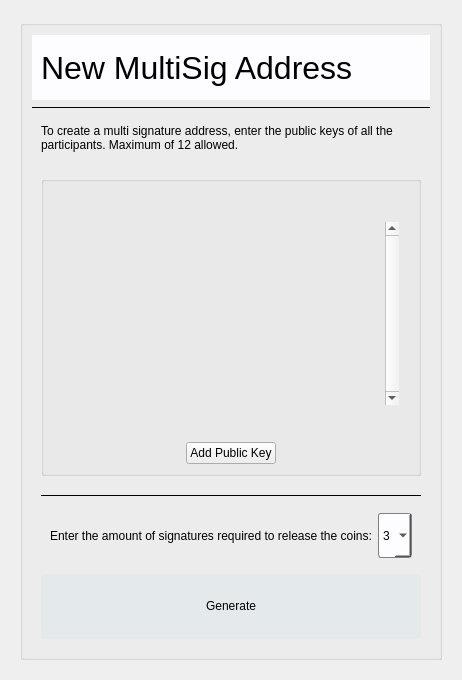
         <widget class="QWidget" name="multisig_create_page">
          <layout class="QGridLayout" name="gridLayout_29">
           <item row="0" column="0">
            <widget class="QFrame" name="frame_24">
             <property name="frameShape">
              <enum>QFrame::NoFrame</enum>
             </property>
             <property name="frameShadow">
              <enum>QFrame::Raised</enum>
             </property>
             <layout class="QGridLayout" name="gridLayout_30">
              <item row="0" column="0">
               <widget class="QGroupBox" name="groupBox_3">
                <property name="title">
                 <string/>
                </property>
                <layout class="QVBoxLayout" name="verticalLayout_13">
                 <item>
                  <widget class="QFrame" name="frame_25">
                   <property name="minimumSize">
                    <size>
                     <width>0</width>
                     <height>65</height>
                    </size>
                   </property>
                   <property name="maximumSize">
                    <size>
                     <width>16777215</width>
                     <height>65</height>
                    </size>
                   </property>
                   <property name="styleSheet">
                    <string notr="true">background-color: rgb(253, 253, 255);
</string>
                   </property>
                   <property name="frameShape">
                    <enum>QFrame::NoFrame</enum>
                   </property>
                   <property name="frameShadow">
                    <enum>QFrame::Raised</enum>
                   </property>
                   <layout class="QVBoxLayout" name="verticalLayout_14">
                    <item>
                     <widget class="QLabel" name="label_12">
                      <property name="font">
                       <font>
                        <family>Helvetica</family>
                        <pointsize>24</pointsize>
                        <weight>50</weight>
                        <italic>false</italic>
                        <bold>false</bold>
                       </font>
                      </property>
                      <property name="styleSheet">
                       <string notr="true">background-color: rgb(253, 253, 255,0);
font: 24pt &quot;Helvetica&quot;;
</string>
                      </property>
                      <property name="text">
                       <string>New MultiSig Address</string>
                      </property>
                     </widget>
                    </item>
                   </layout>
                  </widget>
                 </item>
                 <item>
                  <widget class="Line" name="line_7">
                   <property name="frameShadow">
                    <enum>QFrame::Plain</enum>
                   </property>
                   <property name="orientation">
                    <enum>Qt::Horizontal</enum>
                   </property>
                  </widget>
                 </item>
                 <item>
                  <widget class="QFrame" name="frame_46">
                   <property name="styleSheet">
                    <string notr="true">border-radius: 3px;
QFrame#frame_46{border-radius: 3px;}

</string>
                   </property>
                   <property name="frameShape">
                    <enum>QFrame::NoFrame</enum>
                   </property>
                   <property name="frameShadow">
                    <enum>QFrame::Raised</enum>
                   </property>
                   <layout class="QGridLayout" name="gridLayout_67">
                    <item row="0" column="0">
                     <widget class="QLabel" name="label_13">
                      <property name="minimumSize">
                       <size>
                        <width>0</width>
                        <height>0</height>
                       </size>
                      </property>
                      <property name="maximumSize">
                       <size>
                        <width>16777215</width>
                        <height>40</height>
                       </size>
                      </property>
                      <property name="styleSheet">
                       <string notr="true">font: 16pt 'Helvetica';
background-color: rgba(255, 255, 255, 0);</string>
                      </property>
                      <property name="text">
                       <string>To create a multi signature address, enter the public keys of all the participants. Maximum of 12 allowed.</string>
                      </property>
                      <property name="wordWrap">
                       <bool>true</bool>
                      </property>
                     </widget>
                    </item>
                   </layout>
                  </widget>
                 </item>
                 <item>
                  <widget class="QFrame" name="frame_27">
                   <property name="styleSheet">
                    <string notr="true"/>
                   </property>
                   <property name="frameShape">
                    <enum>QFrame::NoFrame</enum>
                   </property>
                   <property name="frameShadow">
                    <enum>QFrame::Raised</enum>
                   </property>
                   <layout class="QGridLayout" name="gridLayout_40">
                    <property name="bottomMargin">
                     <number>0</number>
                    </property>
                    <property name="horizontalSpacing">
                     <number>5</number>
                    </property>
                    <item row="0" column="0">
                     <widget class="QGroupBox" name="groupBox_12">
                      <property name="minimumSize">
                       <size>
                        <width>0</width>
                        <height>300</height>
                       </size>
                      </property>
                      <property name="maximumSize">
                       <size>
                        <width>16777215</width>
                        <height>300</height>
                       </size>
                      </property>
                      <property name="title">
                       <string/>
                      </property>
                      <layout class="QGridLayout" name="gridLayout_60">
                       <item row="1" column="0" alignment="Qt::AlignHCenter">
                        <widget class="QPushButton" name="add_multisig_pk_btn">
                         <property name="toolTip">
                          <string>Add more public keys.</string>
                         </property>
                         <property name="text">
                          <string>Add Public Key</string>
                         </property>
                        </widget>
                       </item>
                       <item row="0" column="0">
                        <widget class="QFrame" name="frame_79">
                         <property name="minimumSize">
                          <size>
                           <width>0</width>
                           <height>80</height>
                          </size>
                         </property>
                         <property name="styleSheet">
                          <string notr="true">QFrame#frame_79{border-radius: 3px;}</string>
                         </property>
                         <property name="frameShape">
                          <enum>QFrame::NoFrame</enum>
                         </property>
                         <property name="frameShadow">
                          <enum>QFrame::Raised</enum>
                         </property>
                         <layout class="QGridLayout" name="gridLayout_102">
                          <item row="0" column="0">
                           <widget class="QListWidget" name="multisig_list">
                            <property name="minimumSize">
                             <size>
                              <width>0</width>
                              <height>185</height>
                             </size>
                            </property>
                            <property name="maximumSize">
                             <size>
                              <width>16777215</width>
                              <height>185</height>
                             </size>
                            </property>
                            <property name="toolTip">
                             <string/>
                            </property>
                            <property name="styleSheet">
                             <string notr="true">background-color: rgba(255, 255, 255, 0);</string>
                            </property>
                            <property name="frameShape">
                             <enum>QFrame::StyledPanel</enum>
                            </property>
                            <property name="frameShadow">
                             <enum>QFrame::Plain</enum>
                            </property>
                            <property name="verticalScrollBarPolicy">
                             <enum>Qt::ScrollBarAlwaysOn</enum>
                            </property>
                            <property name="horizontalScrollBarPolicy">
                             <enum>Qt::ScrollBarAsNeeded</enum>
                            </property>
                            <property name="sizeAdjustPolicy">
                             <enum>QAbstractScrollArea::AdjustToContents</enum>
                            </property>
                            <property name="autoScrollMargin">
                             <number>5</number>
                            </property>
                            <property name="selectionMode">
                             <enum>QAbstractItemView::NoSelection</enum>
                            </property>
                           </widget>
                          </item>
                         </layout>
                        </widget>
                       </item>
                      </layout>
                     </widget>
                    </item>
                    <item row="3" column="0">
                     <widget class="QFrame" name="frame_36">
                      <property name="minimumSize">
                       <size>
                        <width>0</width>
                        <height>100</height>
                       </size>
                      </property>
                      <property name="maximumSize">
                       <size>
                        <width>16777215</width>
                        <height>200</height>
                       </size>
                      </property>
                      <property name="frameShape">
                       <enum>QFrame::NoFrame</enum>
                      </property>
                      <property name="frameShadow">
                       <enum>QFrame::Raised</enum>
                      </property>
                      <layout class="QVBoxLayout" name="verticalLayout_17">
                       <property name="leftMargin">
                        <number>0</number>
                       </property>
                       <property name="topMargin">
                        <number>12</number>
                       </property>
                       <property name="rightMargin">
                        <number>0</number>
                       </property>
                       <item>
                        <widget class="Line" name="line_12">
                         <property name="frameShadow">
                          <enum>QFrame::Plain</enum>
                         </property>
                         <property name="orientation">
                          <enum>Qt::Horizontal</enum>
                         </property>
                        </widget>
                       </item>
                       <item>
                        <widget class="QFrame" name="frame_14">
                         <property name="minimumSize">
                          <size>
                           <width>0</width>
                           <height>65</height>
                          </size>
                         </property>
                         <property name="maximumSize">
                          <size>
                           <width>16777215</width>
                           <height>65</height>
                          </size>
                         </property>
                         <property name="frameShape">
                          <enum>QFrame::NoFrame</enum>
                         </property>
                         <property name="frameShadow">
                          <enum>QFrame::Raised</enum>
                         </property>
                         <layout class="QGridLayout" name="gridLayout_47">
                          <item row="0" column="1">
                           <widget class="QComboBox" name="sig_box">
                            <property name="minimumSize">
                             <size>
                              <width>0</width>
                              <height>45</height>
                             </size>
                            </property>
                            <property name="toolTip">
                             <string>Select the number of signatures required. </string>
                            </property>
                            <property name="styleSheet">
                             <string notr="true">border-radius: 3px; 
border: 1px solid gray;
background-color: rgb(253, 253, 255);
selection-color: blue;</string>
                            </property>
                            <property name="currentText">
                             <string>3</string>
                            </property>
                            <property name="currentIndex">
                             <number>2</number>
                            </property>
                            <item>
                             <property name="text">
                              <string>1</string>
                             </property>
                            </item>
                            <item>
                             <property name="text">
                              <string>2</string>
                             </property>
                            </item>
                            <item>
                             <property name="text">
                              <string>3</string>
                             </property>
                            </item>
                            <item>
                             <property name="text">
                              <string>4</string>
                             </property>
                            </item>
                            <item>
                             <property name="text">
                              <string>5</string>
                             </property>
                            </item>
                            <item>
                             <property name="text">
                              <string>6</string>
                             </property>
                            </item>
                            <item>
                             <property name="text">
                              <string>7</string>
                             </property>
                            </item>
                            <item>
                             <property name="text">
                              <string>8</string>
                             </property>
                            </item>
                            <item>
                             <property name="text">
                              <string>9</string>
                             </property>
                            </item>
                            <item>
                             <property name="text">
                              <string>10</string>
                             </property>
                            </item>
                            <item>
                             <property name="text">
                              <string>11</string>
                             </property>
                            </item>
                            <item>
                             <property name="text">
                              <string>12</string>
                             </property>
                            </item>
                           </widget>
                          </item>
                          <item row="0" column="0">
                           <widget class="QLabel" name="label_15">
                            <property name="minimumSize">
                             <size>
                              <width>0</width>
                              <height>25</height>
                             </size>
                            </property>
                            <property name="maximumSize">
                             <size>
                              <width>16777215</width>
                              <height>25</height>
                             </size>
                            </property>
                            <property name="styleSheet">
                             <string notr="true">font: 16pt 'Helvetica';
</string>
                            </property>
                            <property name="text">
                             <string>Enter the amount of signatures required to release the coins:</string>
                            </property>
                            <property name="margin">
                             <number>0</number>
                            </property>
                           </widget>
                          </item>
                         </layout>
                        </widget>
                       </item>
                       <item>
                        <widget class="QFrame" name="frame_53">
                         <property name="minimumSize">
                          <size>
                           <width>0</width>
                           <height>65</height>
                          </size>
                         </property>
                         <property name="maximumSize">
                          <size>
                           <width>16777215</width>
                           <height>65</height>
                          </size>
                         </property>
                         <property name="styleSheet">
                          <string notr="true">border-radius: 3px;
background-color: rgb(228, 234, 235);</string>
                         </property>
                         <property name="frameShape">
                          <enum>QFrame::NoFrame</enum>
                         </property>
                         <property name="frameShadow">
                          <enum>QFrame::Raised</enum>
                         </property>
                         <layout class="QGridLayout" name="gridLayout_74">
                          <item row="0" column="0" alignment="Qt::AlignHCenter|Qt::AlignVCenter">
                           <widget class="QPushButton" name="multisig_gen_btn">
                            <property name="toolTip">
                             <string>Generate multisig address.</string>
                            </property>
                            <property name="toolTipDuration">
                             <number>-1</number>
                            </property>
                            <property name="text">
                             <string>Generate</string>
                            </property>
                           </widget>
                          </item>
                         </layout>
                        </widget>
                       </item>
                      </layout>
                     </widget>
                    </item>
                   </layout>
                  </widget>
                 </item>
                </layout>
               </widget>
              </item>
             </layout>
            </widget>
           </item>
          </layout>
         </widget>
